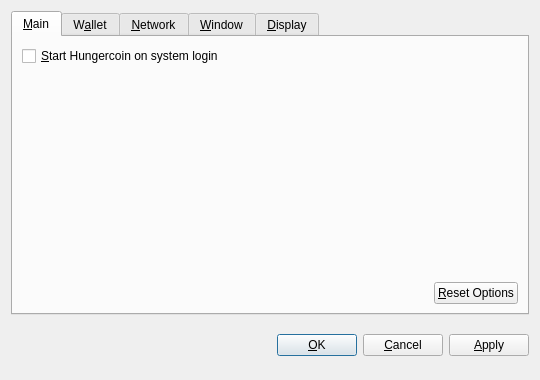
<?xml version="1.0" encoding="UTF-8"?>
<ui version="4.0">
 <class>OptionsDialog</class>
 <widget class="QDialog" name="OptionsDialog">
  <property name="geometry">
   <rect>
    <x>0</x>
    <y>0</y>
    <width>540</width>
    <height>380</height>
   </rect>
  </property>
  <property name="windowTitle">
   <string>Options</string>
  </property>
  <property name="modal">
   <bool>true</bool>
  </property>
  <layout class="QVBoxLayout" name="verticalLayout">
   <item>
    <widget class="QTabWidget" name="tabWidget">
     <property name="tabPosition">
      <enum>QTabWidget::North</enum>
     </property>
     <property name="currentIndex">
      <number>0</number>
     </property>
     <widget class="QWidget" name="tabMain">
      <attribute name="title">
       <string>&amp;Main</string>
      </attribute>
      <layout class="QVBoxLayout" name="verticalLayout_Main">
       <item>
        <widget class="QCheckBox" name="bitcoinAtStartup">
         <property name="toolTip">
          <string>Automatically start Hungercoin after logging in to the system.</string>
         </property>
         <property name="text">
          <string>&amp;Start Hungercoin on system login</string>
         </property>
        </widget>
       </item>
       <item>
        <spacer name="verticalSpacer_Main">
         <property name="orientation">
          <enum>Qt::Vertical</enum>
         </property>
         <property name="sizeHint" stdset="0">
          <size>
           <width>20</width>
           <height>40</height>
          </size>
         </property>
        </spacer>
       </item>
       <item>
        <layout class="QHBoxLayout" name="horizontalLayout_2_Main">
         <item>
          <spacer name="horizontalSpacer_2_Main">
           <property name="orientation">
            <enum>Qt::Horizontal</enum>
           </property>
           <property name="sizeHint" stdset="0">
            <size>
             <width>40</width>
             <height>20</height>
            </size>
           </property>
          </spacer>
         </item>
         <item>
          <widget class="QPushButton" name="resetButton">
           <property name="toolTip">
            <string>Reset all client options to default.</string>
           </property>
           <property name="text">
            <string>&amp;Reset Options</string>
           </property>
           <property name="autoDefault">
            <bool>false</bool>
           </property>
          </widget>
         </item>
        </layout>
       </item>
      </layout>
     </widget>
     <widget class="QWidget" name="tabWallet">
      <attribute name="title">
       <string>W&amp;allet</string>
      </attribute>
      <layout class="QVBoxLayout" name="verticalLayout_Network">
       <item>
        <widget class="QLabel" name="transactionFeeInfoLabel">
         <property name="text">
          <string>Optional transaction fee per kB that helps make sure your transactions are processed quickly. Most transactions are 1 kB.</string>
         </property>
         <property name="textFormat">
          <enum>Qt::PlainText</enum>
         </property>
         <property name="wordWrap">
          <bool>true</bool>
         </property>
        </widget>
       </item>
       <item>
        <layout class="QHBoxLayout" name="horizontalLayout_1_Main">
         <item>
          <widget class="QLabel" name="transactionFeeLabel">
           <property name="text">
            <string>Pay transaction &amp;fee</string>
           </property>
           <property name="textFormat">
            <enum>Qt::PlainText</enum>
           </property>
           <property name="buddy">
            <cstring>transactionFee</cstring>
           </property>
          </widget>
         </item>
         <item>
          <widget class="BitcoinAmountField" name="transactionFee"/>
         </item>
         <item>
          <spacer name="horizontalSpacer_1_Main">
           <property name="orientation">
            <enum>Qt::Horizontal</enum>
           </property>
           <property name="sizeHint" stdset="0">
            <size>
             <width>40</width>
             <height>20</height>
            </size>
           </property>
          </spacer>
         </item>
        </layout>
       </item>
       <item>
        <widget class="QLabel" name="label">
         <property name="text">
          <string>If you disable the spending of unconfirmed change, the change from a transaction cannot be used until that transaction has at least one confirmation. This also affects how your balance is computed.</string>
         </property>
         <property name="wordWrap">
          <bool>true</bool>
         </property>
        </widget>
       </item>
       <item>
        <widget class="QCheckBox" name="spendZeroConfChange">
         <property name="text">
          <string>Spend unconfirmed change  (experts only)</string>
         </property>
        </widget>
       </item>
       <item>
        <spacer name="verticalSpacer">
         <property name="orientation">
          <enum>Qt::Vertical</enum>
         </property>
         <property name="sizeHint" stdset="0">
          <size>
           <width>20</width>
           <height>40</height>
          </size>
         </property>
        </spacer>
       </item>
      </layout>
     </widget>
     <widget class="QWidget" name="tabNetwork">
      <attribute name="title">
       <string>&amp;Network</string>
      </attribute>
      <layout class="QVBoxLayout" name="verticalLayout_Network">
       <item>
        <widget class="QCheckBox" name="mapPortUpnp">
         <property name="toolTip">
          <string>Automatically open the Hungercoin client port on the router. This only works when your router supports UPnP and it is enabled.</string>
         </property>
         <property name="text">
          <string>Map port using &amp;UPnP</string>
         </property>
        </widget>
       </item>
       <item>
        <widget class="QCheckBox" name="connectSocks">
         <property name="toolTip">
          <string>Connect to the Hungercoin network through a SOCKS proxy (e.g. when connecting through Tor).</string>
         </property>
         <property name="text">
          <string>&amp;Connect through SOCKS proxy:</string>
         </property>
        </widget>
       </item>
       <item>
        <layout class="QHBoxLayout" name="horizontalLayout_Network">
         <item>
          <widget class="QLabel" name="proxyIpLabel">
           <property name="text">
            <string>Proxy &amp;IP:</string>
           </property>
           <property name="textFormat">
            <enum>Qt::PlainText</enum>
           </property>
           <property name="buddy">
            <cstring>proxyIp</cstring>
           </property>
          </widget>
         </item>
         <item>
          <widget class="QValidatedLineEdit" name="proxyIp">
           <property name="maximumSize">
            <size>
             <width>140</width>
             <height>16777215</height>
            </size>
           </property>
           <property name="toolTip">
            <string>IP address of the proxy (e.g. 127.0.0.1)</string>
           </property>
          </widget>
         </item>
         <item>
          <widget class="QLabel" name="proxyPortLabel">
           <property name="text">
            <string>&amp;Port:</string>
           </property>
           <property name="textFormat">
            <enum>Qt::PlainText</enum>
           </property>
           <property name="buddy">
            <cstring>proxyPort</cstring>
           </property>
          </widget>
         </item>
         <item>
          <widget class="QLineEdit" name="proxyPort">
           <property name="maximumSize">
            <size>
             <width>55</width>
             <height>16777215</height>
            </size>
           </property>
           <property name="toolTip">
            <string>Port of the proxy (e.g. 9050)</string>
           </property>
          </widget>
         </item>
         <item>
          <widget class="QLabel" name="socksVersionLabel">
           <property name="text">
            <string>SOCKS &amp;Version:</string>
           </property>
           <property name="textFormat">
            <enum>Qt::PlainText</enum>
           </property>
           <property name="buddy">
            <cstring>socksVersion</cstring>
           </property>
          </widget>
         </item>
         <item>
          <widget class="QValueComboBox" name="socksVersion">
           <property name="toolTip">
            <string>SOCKS version of the proxy (e.g. 5)</string>
           </property>
          </widget>
         </item>
         <item>
          <spacer name="horizontalSpacer_Network">
           <property name="orientation">
            <enum>Qt::Horizontal</enum>
           </property>
           <property name="sizeHint" stdset="0">
            <size>
             <width>40</width>
             <height>20</height>
            </size>
           </property>
          </spacer>
         </item>
        </layout>
       </item>
       <item>
        <spacer name="verticalSpacer_Network">
         <property name="orientation">
          <enum>Qt::Vertical</enum>
         </property>
         <property name="sizeHint" stdset="0">
          <size>
           <width>20</width>
           <height>40</height>
          </size>
         </property>
        </spacer>
       </item>
      </layout>
     </widget>
     <widget class="QWidget" name="tabWindow">
      <attribute name="title">
       <string>&amp;Window</string>
      </attribute>
      <layout class="QVBoxLayout" name="verticalLayout_Window">
       <item>
        <widget class="QCheckBox" name="minimizeToTray">
         <property name="toolTip">
          <string>Show only a tray icon after minimizing the window.</string>
         </property>
         <property name="text">
          <string>&amp;Minimize to the tray instead of the taskbar</string>
         </property>
        </widget>
       </item>
       <item>
        <widget class="QCheckBox" name="minimizeOnClose">
         <property name="toolTip">
          <string>Minimize instead of exit the application when the window is closed. When this option is enabled, the application will be closed only after selecting Quit in the menu.</string>
         </property>
         <property name="text">
          <string>M&amp;inimize on close</string>
         </property>
        </widget>
       </item>
       <item>
        <spacer name="verticalSpacer_Window">
         <property name="orientation">
          <enum>Qt::Vertical</enum>
         </property>
         <property name="sizeHint" stdset="0">
          <size>
           <width>20</width>
           <height>40</height>
          </size>
         </property>
        </spacer>
       </item>
      </layout>
     </widget>
     <widget class="QWidget" name="tabDisplay">
      <attribute name="title">
       <string>&amp;Display</string>
      </attribute>
      <layout class="QVBoxLayout" name="verticalLayout_Display">
       <item>
        <layout class="QHBoxLayout" name="horizontalLayout_1_Display">
         <item>
          <widget class="QLabel" name="langLabel">
           <property name="text">
            <string>User Interface &amp;language:</string>
           </property>
           <property name="textFormat">
            <enum>Qt::PlainText</enum>
           </property>
           <property name="buddy">
            <cstring>lang</cstring>
           </property>
          </widget>
         </item>
         <item>
          <widget class="QValueComboBox" name="lang">
           <property name="toolTip">
            <string>The user interface language can be set here. This setting will take effect after restarting Hungercoin.</string>
           </property>
          </widget>
         </item>
        </layout>
       </item>
       <item>
        <layout class="QHBoxLayout" name="horizontalLayout_2_Display">
         <item>
          <widget class="QLabel" name="unitLabel">
           <property name="text">
            <string>&amp;Unit to show amounts in:</string>
           </property>
           <property name="textFormat">
            <enum>Qt::PlainText</enum>
           </property>
           <property name="buddy">
            <cstring>unit</cstring>
           </property>
          </widget>
         </item>
         <item>
          <widget class="QValueComboBox" name="unit">
           <property name="toolTip">
            <string>Choose the default subdivision unit to show in the interface and when sending coins.</string>
           </property>
          </widget>
         </item>
        </layout>
       </item>
       <item>
        <widget class="QCheckBox" name="displayAddresses">
         <property name="toolTip">
          <string>Whether to show Hungercoin addresses in the transaction list or not.</string>
         </property>
         <property name="text">
          <string>&amp;Display addresses in transaction list</string>
         </property>
        </widget>
       </item>
       <item>
        <widget class="QCheckBox" name="coinControlFeatures">
         <property name="toolTip">
          <string>Whether to show coin control features or not.</string>
         </property>
         <property name="text">
          <string>Display coin &amp;control features (experts only!)</string>
         </property>
        </widget>
       </item>
       <item>
        <spacer name="verticalSpacer_Display">
         <property name="orientation">
          <enum>Qt::Vertical</enum>
         </property>
         <property name="sizeHint" stdset="0">
          <size>
           <width>20</width>
           <height>40</height>
          </size>
         </property>
        </spacer>
       </item>
      </layout>
     </widget>
    </widget>
   </item>
   <item>
    <layout class="QHBoxLayout" name="horizontalLayout_Buttons">
     <item>
      <spacer name="horizontalSpacer_1">
       <property name="orientation">
        <enum>Qt::Horizontal</enum>
       </property>
       <property name="sizeHint" stdset="0">
        <size>
         <width>40</width>
         <height>48</height>
        </size>
       </property>
      </spacer>
     </item>
     <item>
      <widget class="QLabel" name="statusLabel">
       <property name="font">
        <font>
         <weight>75</weight>
         <bold>true</bold>
        </font>
       </property>
       <property name="text">
        <string/>
       </property>
       <property name="textFormat">
        <enum>Qt::PlainText</enum>
       </property>
       <property name="wordWrap">
        <bool>true</bool>
       </property>
      </widget>
     </item>
     <item>
      <spacer name="horizontalSpacer_2">
       <property name="orientation">
        <enum>Qt::Horizontal</enum>
       </property>
       <property name="sizeHint" stdset="0">
        <size>
         <width>40</width>
         <height>48</height>
        </size>
       </property>
      </spacer>
     </item>
     <item>
      <widget class="QPushButton" name="okButton">
       <property name="text">
        <string>&amp;OK</string>
       </property>
      </widget>
     </item>
     <item>
      <widget class="QPushButton" name="cancelButton">
       <property name="text">
        <string>&amp;Cancel</string>
       </property>
       <property name="autoDefault">
        <bool>false</bool>
       </property>
      </widget>
     </item>
     <item>
      <widget class="QPushButton" name="applyButton">
       <property name="text">
        <string>&amp;Apply</string>
       </property>
       <property name="autoDefault">
        <bool>false</bool>
       </property>
      </widget>
     </item>
    </layout>
   </item>
  </layout>
 </widget>
 <customwidgets>
  <customwidget>
   <class>BitcoinAmountField</class>
   <extends>QSpinBox</extends>
   <header>bitcoinamountfield.h</header>
  </customwidget>
  <customwidget>
   <class>QValueComboBox</class>
   <extends>QComboBox</extends>
   <header>qvaluecombobox.h</header>
  </customwidget>
  <customwidget>
   <class>QValidatedLineEdit</class>
   <extends>QLineEdit</extends>
   <header>qvalidatedlineedit.h</header>
  </customwidget>
 </customwidgets>
 <resources/>
 <connections/>
</ui>
